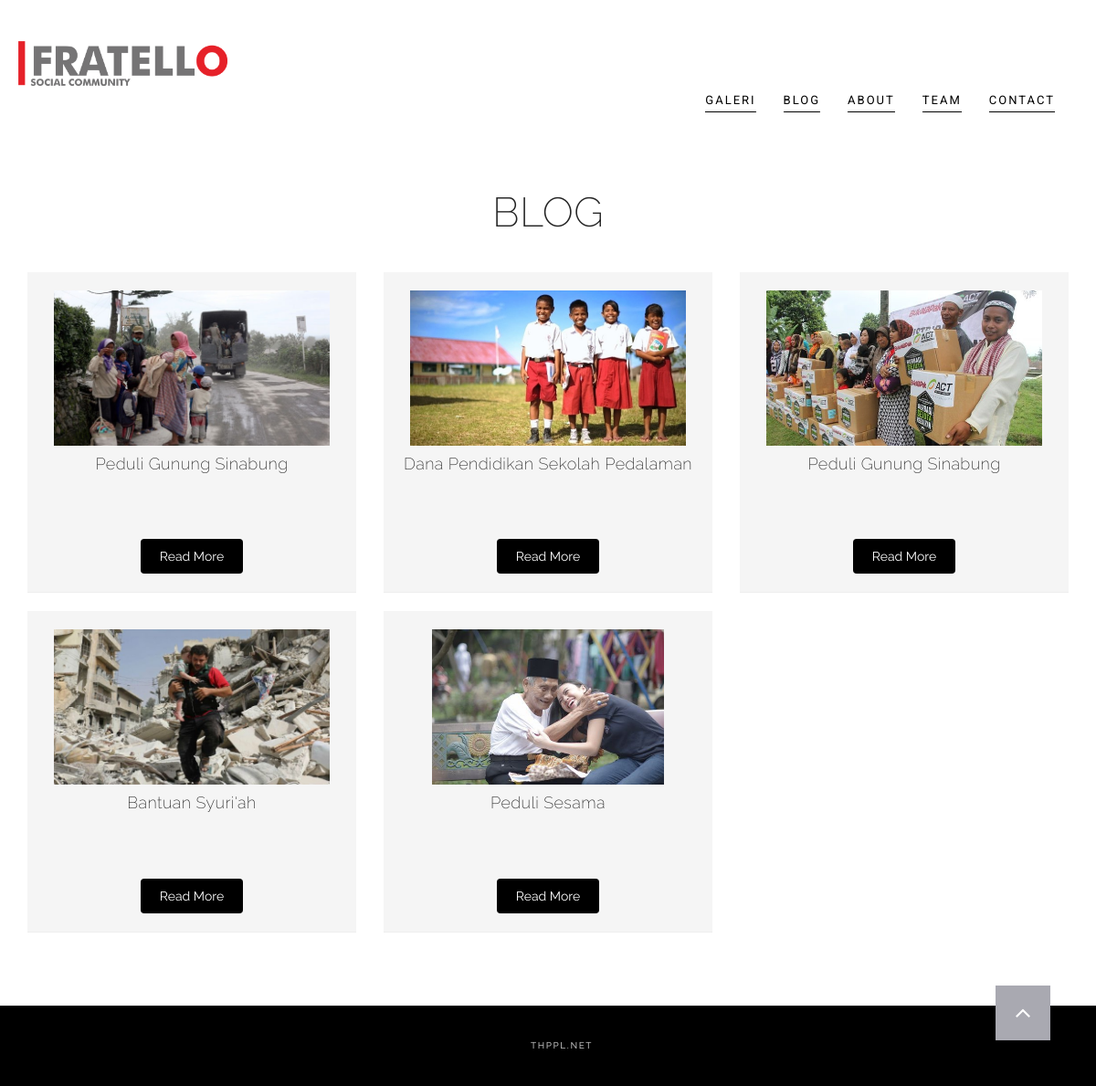
Screenshot of /index.php/blog with the database file from the repository.
### tables this page shows
CREATE TABLE `blog` (
  `id_blog` int(11) NOT NULL,
  `title` varchar(50) NOT NULL,
  `photo` varchar(100) NOT NULL,
  `content` text NOT NULL,
  `create_date` date NOT NULL
);

### application/controllers/Blog.php (called while the page is built, shortened)
<?php
class Blog extends CI_Controller {
	public function index(){
		$data['tampil'] = $this->m_global->tampil('blog','id_blog');
		$this->load->view('for_users/blog',$data);
	}
}

### index.php (called while the page is built, shortened)
<?php
require_once BASEPATH.'core/CodeIgniter.php';

### application/views/for_users/blog.php (the view, shortened to what this page needs)
<!DOCTYPE html>
<html lang="en">
	<head>
		<link href="<?=base_url()?>assets/css/bootstrap.min.css" rel="stylesheet">
		<link rel="stylesheet" href="<?=base_url()?>lib/font-awesome/css/font-awesome.min.css">
		<link rel="stylesheet" href="https://maxcdn.bootstrapcdn.com/font-awesome/4.4.0/css/font-awesome.min.css">
		<link href="<?=base_url()?>assets/css/style.css" rel="stylesheet">
	</head>
	<body id="page-top">
		<nav class="navbar navbar-default">
			<div class="container">
				<div class="navbar-header page-scroll">
					<a class="navbar-brand page-scroll" href="<?=site_url('home')?>"><img src="<?=base_url()?>assets/images/logo/a.png" alt="Treviso theme logo" width="20%"></a>
				</div>
				<div class="collapse navbar-collapse" id="bs-example-navbar-collapse-1">
					<ul class="nav navbar-nav navbar-right">
						<li>
							<a class="page-scroll" href="home#galeri">Galeri</a>
						</li>
						<li>
							<a class="page-scroll" href="<?=site_url('blog')?>">Blog</a>
						</li>
						<li>
							<a class="page-scroll" href="home#about">About</a>
						</li>
						<li>
							<a class="page-scroll" href="home#team">Team</a>
						</li>
						<li>
							<a class="page-scroll" href="home#contact">Contact</a>
						</li>
					</ul>
				</div>
			</div>
</nav>
<section id="blog">
			<div class="container">
				<div class="row">
					<div class="col-lg-12 text-center">
						<div class="section-title">
							<h2>Blog</h2>
						</div>
					</div>
				</div>
				<div class="row">
					<?php
						$blog = $this->db->query("SELECT * FROM blog")->result();;
						foreach ($blog as $key) {
					?>
					<div class="col-md-4">
						<div class="team-item">
							<div class="team-image" align="center">
								<br>
								<img style="width: auto ;height:170px" src="upload/original/<?=$key->photo?>" alt="Project 1 image" class=" underlay">
							</div>
							<div class="team-text">
								<h4><?=$key->title;?></h4>
								<p></p>
							</div>
							<center>
							<a href="<?=site_url('blog/read_more/').$key->id_blog;?>" class="btn btn-default" style="background-color: black;color: white">Read More
							</a>
						</center>
						<hr>
						</div>
					</div>
					<?php } ?>
				</div>
			</div>
		</section>
		<p id="back-top">
			<a href="#top"><i class="fa fa-angle-up"></i></a>
		</p>
		<footer>
			<div class="container text-center">
				<p>thppl.net</p>
			</div>
		</footer>
	</body>
</html>

### assets/css/style.css (style rules this page uses)
body { margin: 0px; font-family: "Raleway", Sans-serif; }
h1, h2, h3, h4, h5, h6 { font-weight: 200; letter-spacing: 0.4px; font-family: "Raleway", Sans-serif; color: #232323; }
p { font-family: 'Raleway', sans-serif; font-size: 17px; font-weight: 300; line-height: 28px; letter-spacing: 0.2px; color: #252525; }
a, a:hover, a:focus, a:active, a.active { outline: 0; }
@media (min-width: 768px) { section { padding: 150px 0; } }
section { padding: 35px 0 60px; }
.navbar-default { background-color: #F1F1F1; border-color: transparent }
.navbar-default .navbar-brand { color: #fff; padding: 5px; }
.navbar-default .navbar-collapse { border-color: rgba(255,255,255,.02) }
.navbar-default .nav li a { font-family: "Roboto",sans-serif; text-transform: uppercase; font-size: 13px; font-weight: 400; letter-spacing: 2px; color: #000; border-bottom: 1px solid; border-color: #000; margin: 10px 15px; padding: 0 0 2px 0; }
@media (min-width:768px) { .navbar-default { background-color: transparent; padding: 40px 0 0px; -webkit-transition:padding .3s; -moz-transition:padding .3s; transition:padding .3s; border:0 } }
@media (min-width:768px) { .navbar-default .navbar-brand { font-size: 2em; -webkit-transition:all .3s; -moz-transition:all .3s; transition:all .3s padding: 0px; } }
@media (min-width:768px) { .navbar-nav>li>a { padding-top: 15px; padding-bottom: 4px; } }
.section-title { padding-bottom: 30px; }
.section-title h2 { font-size: 45px; text-transform: uppercase; }
.team-item { text-align: center; background-color: #F5F5F5; }
.team-item p { font-size: 13px; font-weight: 500; color: #848484; padding: 18px 30px 35px 30px; line-height: 24px; }
footer { padding: 30px; background-color: #000; }
footer p { color: #B7B7B7; margin: 0; font-size: 10px; text-transform: uppercase; font-weight: 500; letter-spacing: 1.6px; }
.btn { display: inline-block; padding: 8px 20px; margin-bottom: 0; font-size: 14px; font-weight: 400; line-height: 1.42857143; text-align: center; white-space: nowrap; vertical-align: middle; -ms-touch-action: manipulation; touch-action: manipulation; cursor: pointer; -webkit-user-select: none; -moz-user-select: none; -ms-user-select: none; user-select: none; background-image: none; border: 1px solid transparent; border-radius: 4px; }
#back-top { position: fixed; z-index: 1000; bottom: 40px; right: 50px; }
#back-top a { width: 60px; height: 60px; display: block; text-align: center; font: 11px/100% Arial, Helvetica, sans-serif; text-transform: uppercase; text-decoration: none; color: #FFFFFF; background: #A9A9B1; -webkit-transition: 1s; -moz-transition: 1s; transition: 1s; }
#back-top i { margin-top: 15px; font-size: 28px; }

### rows the page displays
blog: photo (picture), title "Peduli Gunung Sinabung"
blog: photo (picture), title "Dana Pendidikan Sekolah Pedalaman"
blog: photo (picture), title "Peduli Gunung Sinabung"
blog: photo (picture), title "Bantuan Syuri'ah"
blog: photo (picture), title "Peduli Sesama"
